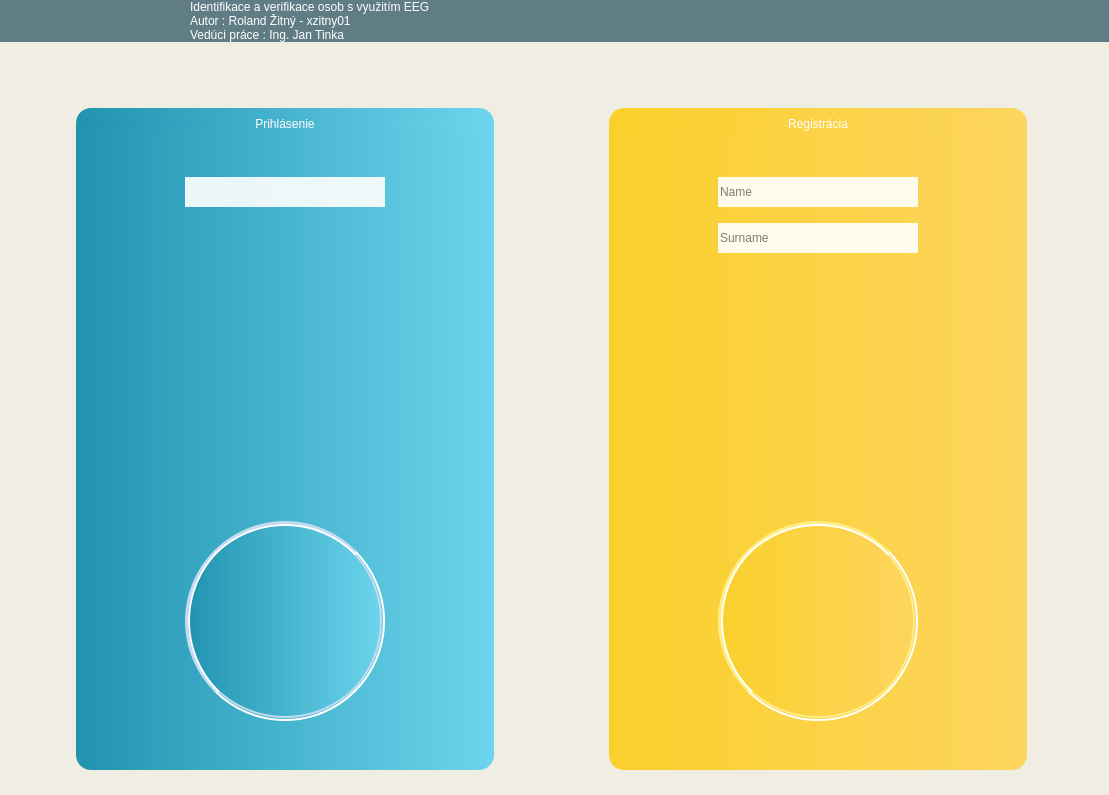
<?xml version="1.0" encoding="UTF-8"?>
<ui version="4.0">
 <class>MainWindow</class>
 <widget class="QMainWindow" name="MainWindow">
  <property name="geometry">
   <rect>
    <x>0</x>
    <y>0</y>
    <width>1109</width>
    <height>795</height>
   </rect>
  </property>
  <property name="windowTitle">
   <string>NAS</string>
  </property>
  <property name="windowIcon">
   <iconset>
    <normaloff>../icons/AppIcon.jpeg</normaloff>../icons/AppIcon.jpeg</iconset>
  </property>
  <property name="styleSheet">
   <string notr="true">background-color: rgb(240, 238, 226);
</string>
  </property>
  <widget class="QWidget" name="centralwidget">
   <layout class="QGridLayout" name="gridLayout">
    <property name="leftMargin">
     <number>0</number>
    </property>
    <property name="topMargin">
     <number>0</number>
    </property>
    <property name="rightMargin">
     <number>0</number>
    </property>
    <property name="bottomMargin">
     <number>25</number>
    </property>
    <item row="1" column="0">
     <spacer name="Header_x_MainFunction">
      <property name="orientation">
       <enum>Qt::Vertical</enum>
      </property>
      <property name="sizeType">
       <enum>QSizePolicy::Preferred</enum>
      </property>
      <property name="sizeHint" stdset="0">
       <size>
        <width>20</width>
        <height>60</height>
       </size>
      </property>
     </spacer>
    </item>
    <item row="0" column="0" colspan="2">
     <widget class="QWidget" name="Header" native="true">
      <property name="styleSheet">
       <string notr="true">background-color: rgb(96, 125, 134);


</string>
      </property>
      <layout class="QHBoxLayout" name="Header_layout">
       <property name="spacing">
        <number>30</number>
       </property>
       <property name="leftMargin">
        <number>0</number>
       </property>
       <property name="topMargin">
        <number>0</number>
       </property>
       <property name="rightMargin">
        <number>0</number>
       </property>
       <property name="bottomMargin">
        <number>0</number>
       </property>
       <item>
        <widget class="QLabel" name="Logo">
         <property name="maximumSize">
          <size>
           <width>160</width>
           <height>150</height>
          </size>
         </property>
         <property name="text">
          <string/>
         </property>
         <property name="pixmap">
          <pixmap>../icons/FitIcon.png</pixmap>
         </property>
         <property name="scaledContents">
          <bool>true</bool>
         </property>
         <property name="wordWrap">
          <bool>false</bool>
         </property>
        </widget>
       </item>
       <item>
        <layout class="QVBoxLayout" name="verticalLayout_2">
         <property name="spacing">
          <number>0</number>
         </property>
         <item>
          <widget class="QLabel" name="ProjName">
           <property name="maximumSize">
            <size>
             <width>16777215</width>
             <height>60</height>
            </size>
           </property>
           <property name="styleSheet">
            <string notr="true">color: rgb(255, 255, 255);
font: 63 26pt &quot;Yu Gothic UI Semibold&quot;;
</string>
           </property>
           <property name="text">
            <string>Identifikace a verifikace osob s využitím EEG</string>
           </property>
          </widget>
         </item>
         <item>
          <widget class="QLabel" name="Name">
           <property name="maximumSize">
            <size>
             <width>16777215</width>
             <height>40</height>
            </size>
           </property>
           <property name="styleSheet">
            <string notr="true">font: 63 12pt &quot;Yu Gothic UI Semibold&quot;;
color: rgb(255, 255, 255);
</string>
           </property>
           <property name="text">
            <string>Autor : Roland Žitný - xzitny01</string>
           </property>
          </widget>
         </item>
         <item>
          <widget class="QLabel" name="label">
           <property name="maximumSize">
            <size>
             <width>16777215</width>
             <height>40</height>
            </size>
           </property>
           <property name="styleSheet">
            <string notr="true">font: 63 12pt &quot;Yu Gothic UI Semibold&quot;;
color: rgb(255, 255, 255);
</string>
           </property>
           <property name="text">
            <string>Vedúci práce : Ing. Jan Tinka</string>
           </property>
          </widget>
         </item>
        </layout>
       </item>
      </layout>
     </widget>
    </item>
    <item row="2" column="0">
     <layout class="QHBoxLayout" name="MainFunction">
      <property name="spacing">
       <number>15</number>
      </property>
      <property name="leftMargin">
       <number>10</number>
      </property>
      <property name="rightMargin">
       <number>10</number>
      </property>
      <item>
       <spacer name="Spacer_LoginLeft">
        <property name="orientation">
         <enum>Qt::Horizontal</enum>
        </property>
        <property name="sizeHint" stdset="0">
         <size>
          <width>40</width>
          <height>20</height>
         </size>
        </property>
       </spacer>
      </item>
      <item>
       <widget class="QWidget" name="Login" native="true">
        <property name="styleSheet">
         <string notr="true">border-radius: 15px;
background-color: qlineargradient(spread:pad, x1:0, y1:0, x2:1, y2:0, stop:0 rgb(33, 147, 176), stop:1 rgb(109, 213, 237));</string>
        </property>
        <layout class="QVBoxLayout" name="LoginLayout">
         <item>
          <widget class="QLabel" name="LoginLabel">
           <property name="minimumSize">
            <size>
             <width>400</width>
             <height>0</height>
            </size>
           </property>
           <property name="layoutDirection">
            <enum>Qt::LeftToRight</enum>
           </property>
           <property name="styleSheet">
            <string notr="true">color: rgb(255, 255, 255);
font: 18pt &quot;Segoe MDL2 Assets&quot;;

</string>
           </property>
           <property name="text">
            <string>Prihlásenie</string>
           </property>
           <property name="alignment">
            <set>Qt::AlignCenter</set>
           </property>
          </widget>
         </item>
         <item>
          <spacer name="verticalSpacer_4">
           <property name="orientation">
            <enum>Qt::Vertical</enum>
           </property>
           <property name="sizeType">
            <enum>QSizePolicy::Fixed</enum>
           </property>
           <property name="sizeHint" stdset="0">
            <size>
             <width>20</width>
             <height>40</height>
            </size>
           </property>
          </spacer>
         </item>
         <item alignment="Qt::AlignHCenter">
          <widget class="QLineEdit" name="lineEdit">
           <property name="minimumSize">
            <size>
             <width>200</width>
             <height>30</height>
            </size>
           </property>
           <property name="maximumSize">
            <size>
             <width>200</width>
             <height>30</height>
            </size>
           </property>
           <property name="styleSheet">
            <string notr="true">background-color: rgba(255, 255, 255, 230);
border-radius: 0px;
</string>
           </property>
          </widget>
         </item>
         <item>
          <spacer name="verticalSpacer">
           <property name="orientation">
            <enum>Qt::Vertical</enum>
           </property>
           <property name="sizeHint" stdset="0">
            <size>
             <width>20</width>
             <height>40</height>
            </size>
           </property>
          </spacer>
         </item>
         <item alignment="Qt::AlignHCenter">
          <widget class="QPushButton" name="LoginBtn">
           <property name="minimumSize">
            <size>
             <width>200</width>
             <height>200</height>
            </size>
           </property>
           <property name="maximumSize">
            <size>
             <width>200</width>
             <height>200</height>
            </size>
           </property>
           <property name="styleSheet">
            <string notr="true">QPushButton{
background-color: qradialgradient(cx:0, cy:0, radius: 1,
                fx:0.5, fy:0.5, stop:0 #0c5685 ,stop:0.5 #041f30 stop:1 #132433);

border-radius: 100px;
border-width: 5px;
padding: 2px;
border-style: groove;
border-color: #C1DBF0;
}

QPushButton::hover
{
background-color: qradialgradient(cx:0, cy:0, radius: 1.2,
                fx:0.5, fy:0.5, stop:0 #0D659D ,stop:0.5 #05263B stop:1 #192E41);
border-color: #EFF0F1;
}

QPushButton::pressed {
border-width: 3px;
border-color: #82807F
}</string>
           </property>
           <property name="text">
            <string/>
           </property>
           <property name="icon">
            <iconset>
             <normaloff>../icons/LoginIcon.svg</normaloff>../icons/LoginIcon.svg</iconset>
           </property>
           <property name="iconSize">
            <size>
             <width>120</width>
             <height>120</height>
            </size>
           </property>
           <property name="autoRepeat">
            <bool>false</bool>
           </property>
           <property name="autoDefault">
            <bool>true</bool>
           </property>
          </widget>
         </item>
         <item>
          <spacer name="verticalSpacer_6">
           <property name="orientation">
            <enum>Qt::Vertical</enum>
           </property>
           <property name="sizeType">
            <enum>QSizePolicy::Fixed</enum>
           </property>
           <property name="sizeHint" stdset="0">
            <size>
             <width>20</width>
             <height>40</height>
            </size>
           </property>
          </spacer>
         </item>
        </layout>
       </widget>
      </item>
      <item>
       <spacer name="Spacer_Log_x_Reg">
        <property name="orientation">
         <enum>Qt::Horizontal</enum>
        </property>
        <property name="sizeType">
         <enum>QSizePolicy::Preferred</enum>
        </property>
        <property name="sizeHint" stdset="0">
         <size>
          <width>100</width>
          <height>20</height>
         </size>
        </property>
       </spacer>
      </item>
      <item>
       <widget class="QWidget" name="Registration" native="true">
        <property name="styleSheet">
         <string notr="true">border-width: 3px;
border-radius: 15px;
background-color: qlineargradient(spread:pad, x1:0, y1:0, x2:1, y2:0, stop:0 rgb(250, 208, 44), stop:1 rgb(253, 213, 94));
</string>
        </property>
        <layout class="QVBoxLayout" name="RegistrationLayout">
         <item>
          <widget class="QLabel" name="RegLabel">
           <property name="minimumSize">
            <size>
             <width>400</width>
             <height>0</height>
            </size>
           </property>
           <property name="styleSheet">
            <string notr="true">color: rgb(255, 255, 255);
font: 18pt &quot;Segoe MDL2 Assets&quot;;</string>
           </property>
           <property name="text">
            <string>Registrácia</string>
           </property>
           <property name="alignment">
            <set>Qt::AlignCenter</set>
           </property>
          </widget>
         </item>
         <item>
          <spacer name="verticalSpacer_5">
           <property name="orientation">
            <enum>Qt::Vertical</enum>
           </property>
           <property name="sizeType">
            <enum>QSizePolicy::Fixed</enum>
           </property>
           <property name="sizeHint" stdset="0">
            <size>
             <width>20</width>
             <height>40</height>
            </size>
           </property>
          </spacer>
         </item>
         <item alignment="Qt::AlignHCenter">
          <widget class="QLineEdit" name="RegUserName">
           <property name="minimumSize">
            <size>
             <width>200</width>
             <height>30</height>
            </size>
           </property>
           <property name="maximumSize">
            <size>
             <width>200</width>
             <height>30</height>
            </size>
           </property>
           <property name="styleSheet">
            <string notr="true">background-color: rgba(255, 255, 255, 230);
border-radius: 0px;
</string>
           </property>
           <property name="placeholderText">
            <string>Name</string>
           </property>
          </widget>
         </item>
         <item>
          <spacer name="verticalSpacer_7">
           <property name="orientation">
            <enum>Qt::Vertical</enum>
           </property>
           <property name="sizeType">
            <enum>QSizePolicy::Fixed</enum>
           </property>
           <property name="sizeHint" stdset="0">
            <size>
             <width>20</width>
             <height>10</height>
            </size>
           </property>
          </spacer>
         </item>
         <item alignment="Qt::AlignHCenter">
          <widget class="QLineEdit" name="RegUserSurname">
           <property name="minimumSize">
            <size>
             <width>200</width>
             <height>30</height>
            </size>
           </property>
           <property name="maximumSize">
            <size>
             <width>200</width>
             <height>30</height>
            </size>
           </property>
           <property name="styleSheet">
            <string notr="true">background-color: rgba(255, 255, 255, 230);
border-radius: 0px;
</string>
           </property>
           <property name="placeholderText">
            <string>Surname</string>
           </property>
          </widget>
         </item>
         <item>
          <spacer name="verticalSpacer_2">
           <property name="orientation">
            <enum>Qt::Vertical</enum>
           </property>
           <property name="sizeHint" stdset="0">
            <size>
             <width>20</width>
             <height>40</height>
            </size>
           </property>
          </spacer>
         </item>
         <item alignment="Qt::AlignHCenter">
          <widget class="QPushButton" name="RegBtn">
           <property name="minimumSize">
            <size>
             <width>200</width>
             <height>200</height>
            </size>
           </property>
           <property name="maximumSize">
            <size>
             <width>200</width>
             <height>200</height>
            </size>
           </property>
           <property name="styleSheet">
            <string notr="true">QPushButton{
background-color: qradialgradient(cx:0, cy:0, radius: 1,
                fx:0.5, fy:0.5, stop:0 #FFB001 ,stop:0.5 #FF8000 stop:1 #DC7726);

border-radius: 100px;
border-width: 5px;
padding: 2px;
border-style: groove;
border-color: #FFED86;
}

QPushButton::hover
{
background-color: qradialgradient(cx:0, cy:0, radius: 1.2,
                fx:0.5, fy:0.5, stop:0 #ffc001 ,stop:0.5 #ff8c00 stop:1 #e37a27);
border-color: #fff2ab;
}

QPushButton::pressed {
border-width: 3px;
border-color: #F8CF2C
}</string>
           </property>
           <property name="text">
            <string/>
           </property>
           <property name="icon">
            <iconset>
             <normaloff>../icons/RegIcon.svg</normaloff>../icons/RegIcon.svg</iconset>
           </property>
           <property name="iconSize">
            <size>
             <width>120</width>
             <height>120</height>
            </size>
           </property>
          </widget>
         </item>
         <item>
          <spacer name="verticalSpacer_3">
           <property name="orientation">
            <enum>Qt::Vertical</enum>
           </property>
           <property name="sizeType">
            <enum>QSizePolicy::Fixed</enum>
           </property>
           <property name="sizeHint" stdset="0">
            <size>
             <width>20</width>
             <height>40</height>
            </size>
           </property>
          </spacer>
         </item>
        </layout>
       </widget>
      </item>
      <item>
       <spacer name="Spacer_RegRight">
        <property name="orientation">
         <enum>Qt::Horizontal</enum>
        </property>
        <property name="sizeHint" stdset="0">
         <size>
          <width>40</width>
          <height>20</height>
         </size>
        </property>
       </spacer>
      </item>
     </layout>
    </item>
   </layout>
  </widget>
 </widget>
 <resources/>
 <connections/>
</ui>
